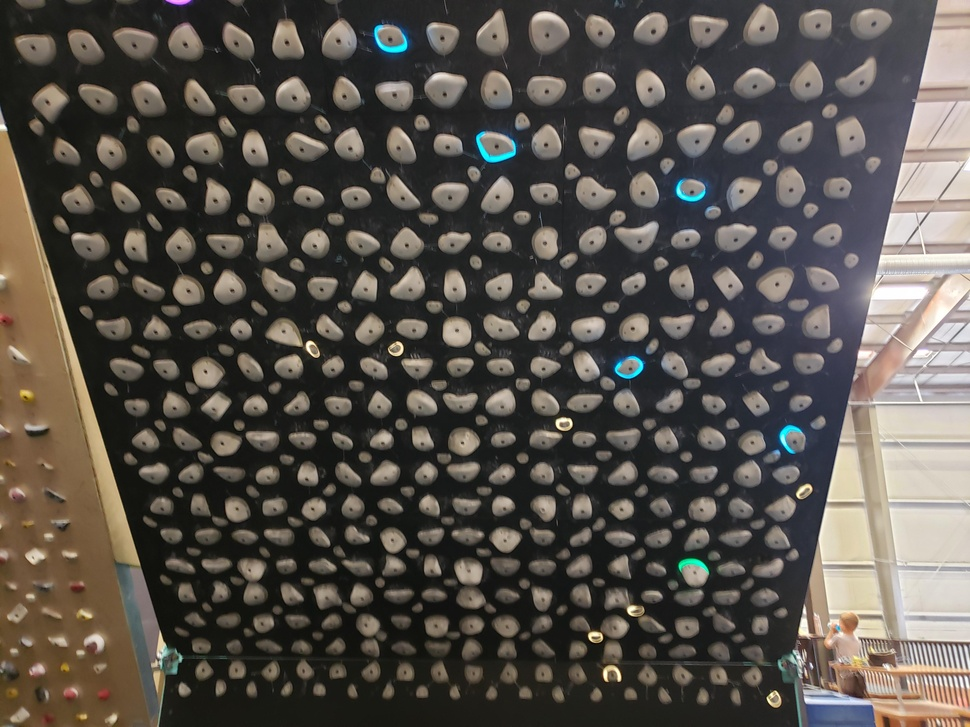
#> input picture OG_pictures/kilter_board.jpeg, 970 x 727 px, shrunk from 4032 x 3024 before the run, found by its file name
$ jupyter execute climbing_app_project.ipynb
#> lines starting #> are read from the running program, lines starting #| are printed output that depends on the picture; after the words box and inside, x2 and y2 are one past the last pixel; in counts of white or black regions, pixels touching at a corner belong together
[cell 1]
# libraries we need
import numpy as np
import cv2
from matplotlib import pyplot as plt

[cell 2]
def mask(path='./climbing_app_project/kilter_board_setting.jpeg'):
    # Python program to transform an image using
    # threshold.
    # Image operation using thresholding
#> called with path = './climbing_app_project/kilter_board.jpeg'
    img = cv2.imread(path)
#> img is the input picture: shape (727, 970, 3); mean B, G, R 75.2, 81.4, 86.6

    gray = cv2.cvtColor(img, cv2.COLOR_BGR2GRAY)
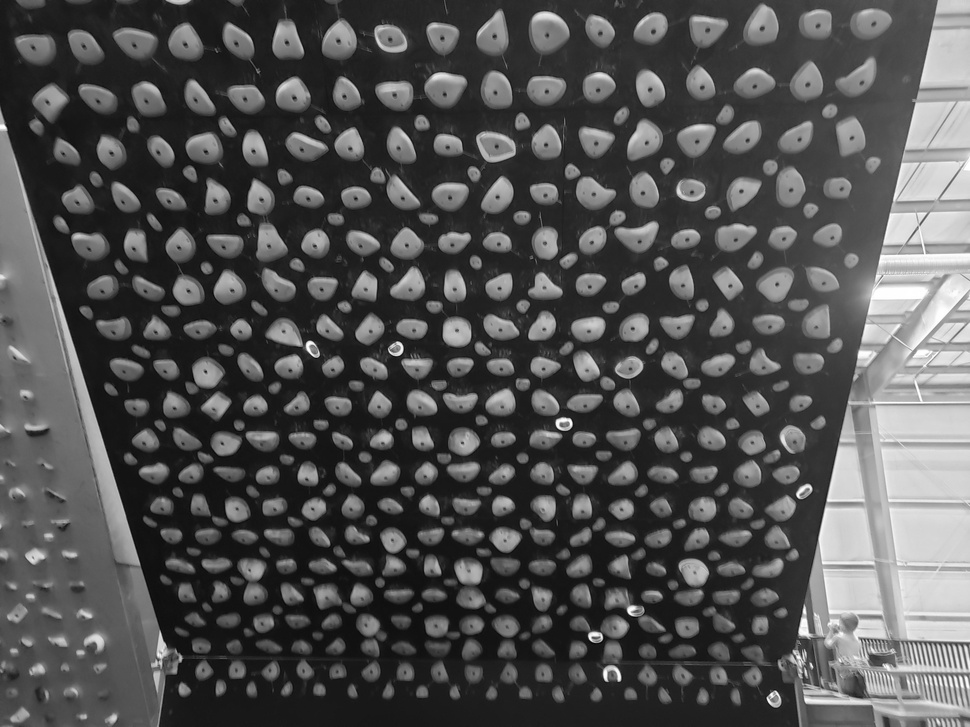
#> gray: shape (727, 970); min 2, max 255, mean 82.2

    ret, thresh = cv2.threshold(gray, 0, 255,
                                cv2.THRESH_BINARY_INV +
                                cv2.THRESH_OTSU)
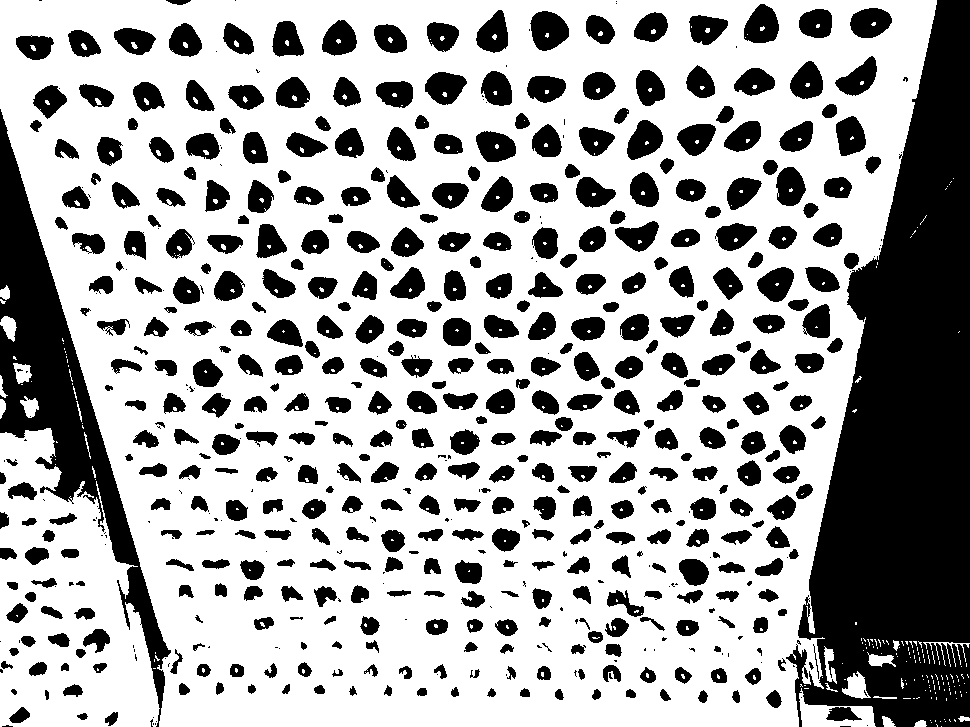
#> thresh: shape (727, 970); 66.7% white; 594 black regions (142 under 20 px), largest, box (x1, y1, x2, y2) and area: (786, 0, 970, 727) 78171, (0, 109, 171, 727) 22578, (530, 11, 569, 51) 1140
#> ret = 100

    # Noise removal using Morphological
    # closing operation
    kernel = np.ones((3, 3), np.uint8)
    closing = cv2.morphologyEx(thresh, cv2.MORPH_CLOSE,
                                kernel, iterations = 2)
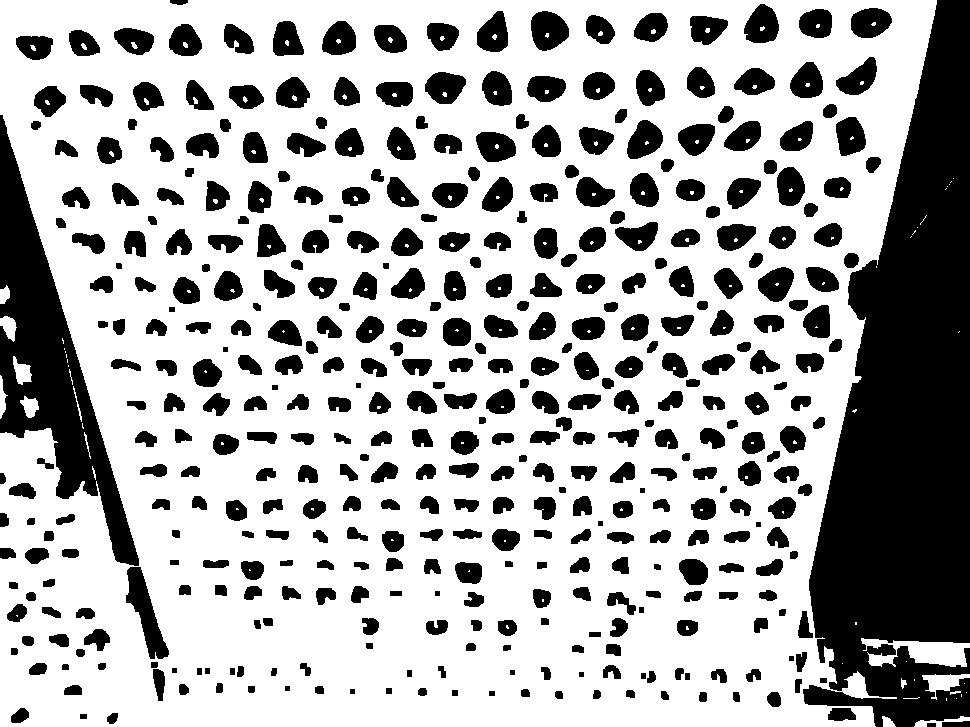
#> closing: shape (727, 970); 68.6% white; 424 black regions, largest, box (x1, y1, x2, y2) and area: (803, 0, 970, 727) 75107, (0, 115, 139, 566) 19814, (126, 567, 169, 659) 1648

    # Background area using Dilation
    bg = cv2.dilate(closing, kernel, iterations = 1)
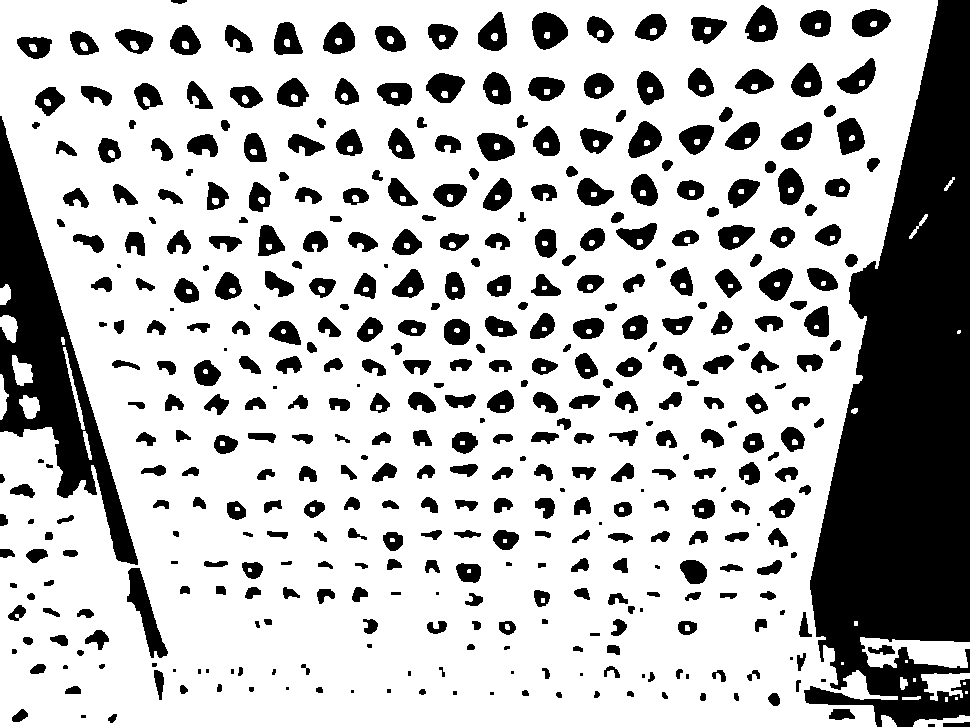
#> bg: shape (727, 970); 73.8% white; 427 black regions (35 under 20 px), largest, box (x1, y1, x2, y2) and area: (804, 0, 970, 727) 72517, (0, 116, 138, 565) 18119, (127, 568, 168, 658) 1364

    # Finding foreground area
    dist_transform = cv2.distanceTransform(closing, cv2.DIST_L2, 0)
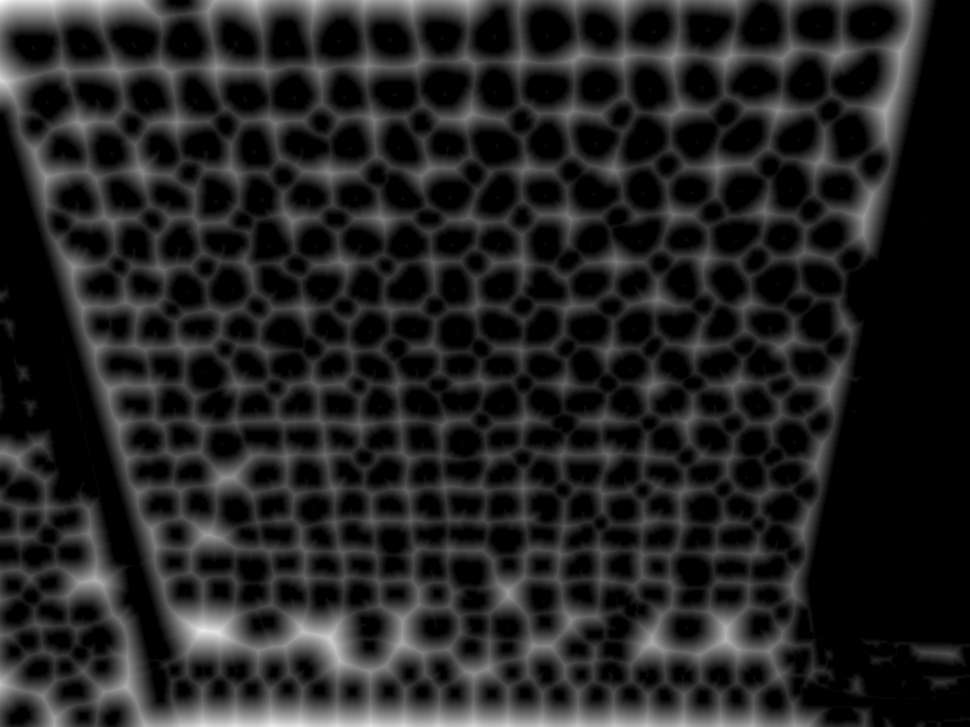
#> dist_transform: shape (727, 970) float32; min 0, max 41.15, mean 5.7; drawn with min black and max white
    ret, fg = cv2.threshold(dist_transform, 0.02
                            * dist_transform.max(), 255, 0)
#> ret = 0.823
    # save image
    cv2.imwrite('./climbing_app_project/foreground.jpeg', fg)

    # show image
    cv2.imshow('image', fg)
    if cv2.waitKey(0) & 0xFF == ord('q'):
#> (key q is pressed here)
        cv2.destroyAllWindows()

[cell 3]
mask('./climbing_app_project/kilter_board.jpeg')

[cell 4]
def contour_recognition(path='./climbing_app_project/foreground.jpeg'):
    # Python code to find the co-ordinates of
    # the contours detected in an image.
    # inputs: path to picture
    # outputs: picture with recognized shapes/contours

    # Reading image
#> called with path = './climbing_app_project/foreground.jpeg'
    font = cv2.FONT_HERSHEY_COMPLEX
    img2 = cv2.imread(path, cv2.IMREAD_COLOR)
#> img2: shape (727, 970, 3); min 0, max 255, mean 174.9

    # Reading same image in another
    # variable and converting to gray scale.
    img = cv2.imread(path, cv2.IMREAD_GRAYSCALE)
#> img: shape (727, 970); min 0, max 255, mean 174.9

    # Converting image to a binary image
    # ( black and white only image).
    _, threshold = cv2.threshold(img, 110, 255, cv2.THRESH_BINARY_INV)
#> threshold: shape (727, 970); 31.4% white; 424 white regions

    # Detecting contours in image.
    contours, _= cv2.findContours(threshold, cv2.RETR_TREE,
                                   cv2.CHAIN_APPROX_SIMPLE)
#> contours = 594 contours, 130 with area under 20; largest, box (x1, y1, x2, y2) and area: (803, 0, 970, 727) 74006, (0, 115, 139, 566) 19979, (126, 567, 169, 659) 1534, (531, 11, 569, 51) 1099, (744, 4, 779, 43) 956

    # Going through every contours found in the image.
    for cnt in contours :

        approx = cv2.approxPolyDP(cnt, 0.009 * cv2.arcLength(cnt, True), True)

        # draws boundary of contours.
        cv2.drawContours(img2, [approx], 0, (0, 0, 255), 5)

        # Used to flatted the array containing
        # the co-ordinates of the vertices.
        n = approx.ravel()
#> this loop made 594 passes
#> n on passes 1 to 3: [927, 723, 927, 726, 935, 726, 935, 723], [969, 721, 963, 721, 962, 722, 942, 722, 942, 726, 969, 726], [80, 714, 80, 718, 86, 718, 86, 714]
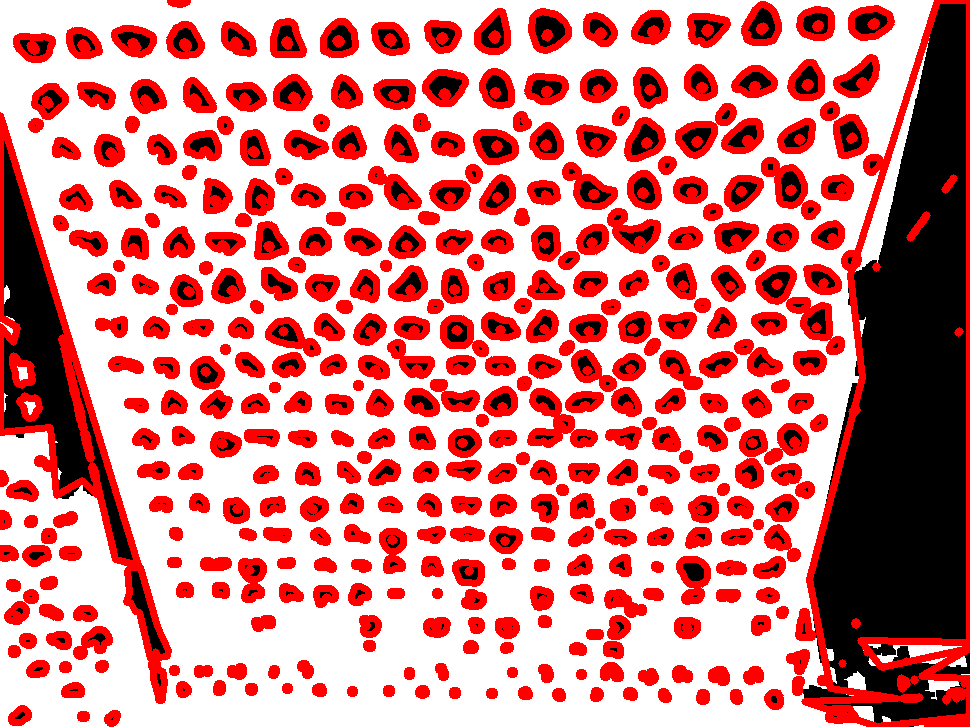
#> img2: shape (727, 970, 3); mean B, G, R 140.4, 140.4, 213.5

    # save image
    cv2.imwrite('./climbing_app_project/contours.jpeg', img2)

    # Showing the final image.
    cv2.imshow('Contour outlines recognized', img2)

    # Exiting the window if 'q' is pressed on the keyboard.
    if cv2.waitKey(0) & 0xFF == ord('q'):
#> (key q is pressed here)
        cv2.destroyAllWindows()
    return contours

[cell 5]
contours = contour_recognition()

[cell 6]
contours
#> Out has the same summary as contours in contour_recognition

$ run again, with bg.jpeg copied over OG_pictures/kilter_board.jpeg
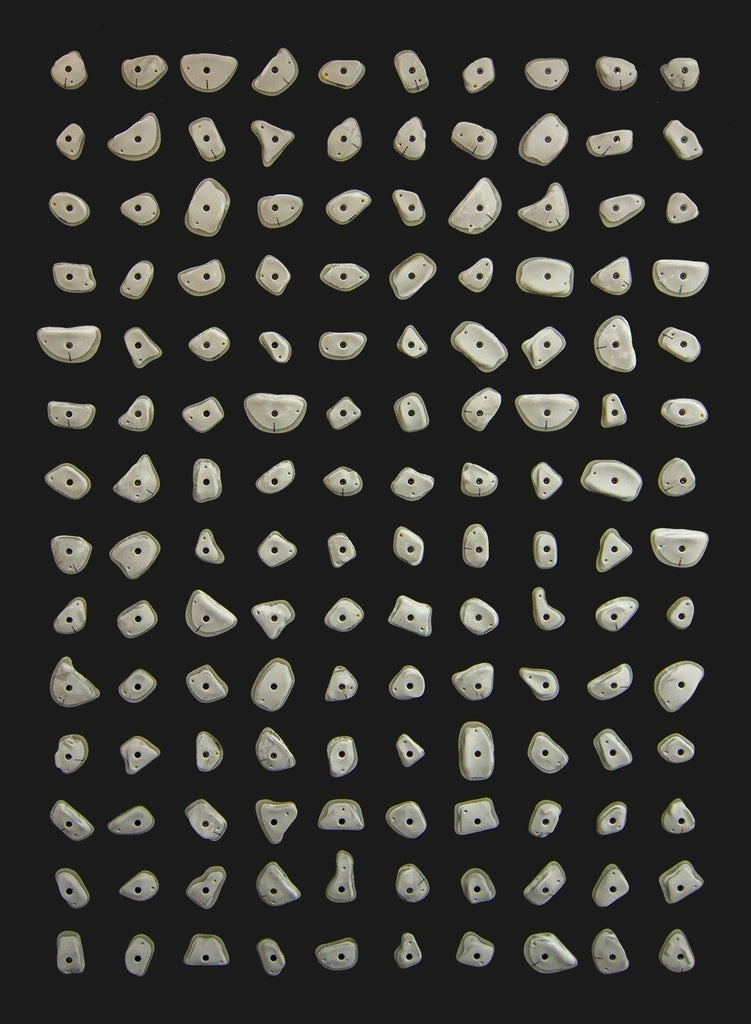
#> input picture bg.jpeg, 751 x 1024 px, found by its file name
#> in mask, img is the input picture: shape (1024, 751, 3); mean B, G, R 49.8, 53.4, 53.8
#> in mask, `ret, thresh = cv2.threshold(gray, 0, 255, cv2.THRESH_BINARY_INV + cv2...`:
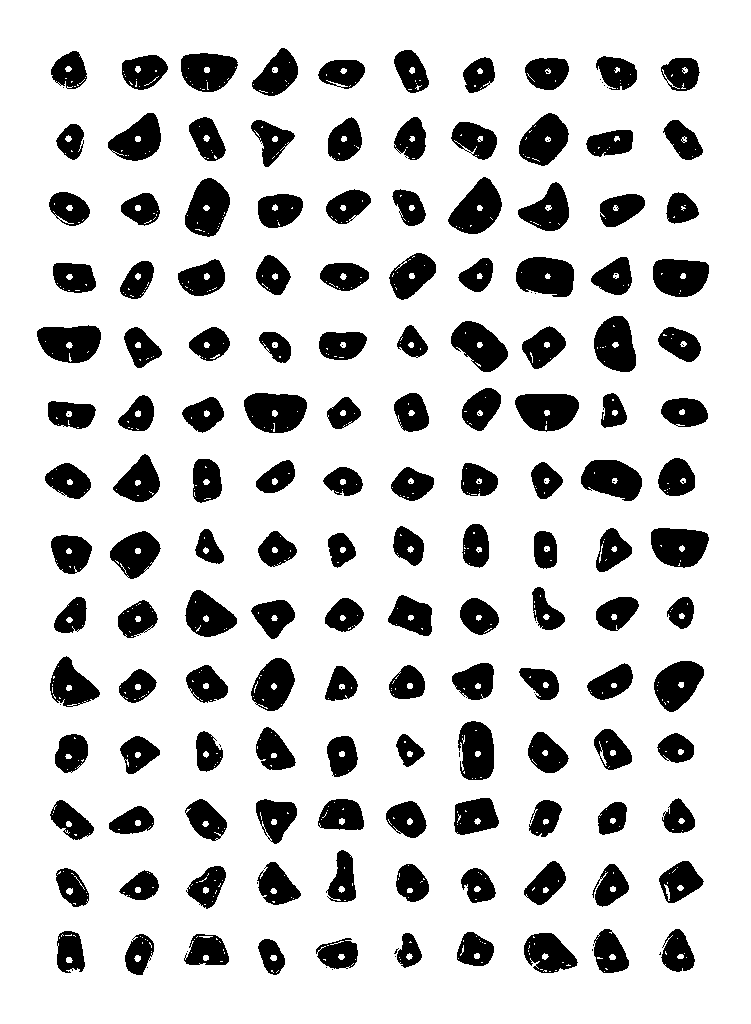
#> thresh: shape (1024, 751); 80.9% white; 180 black regions (40 under 20 px), largest, box (x1, y1, x2, y2) and area: (244, 393, 307, 433) 1971, (515, 394, 579, 432) 1874, (448, 177, 502, 234) 1872
#> in mask, `ret, thresh = cv2.threshold(gray, 0, 255, cv2.THRESH_BINARY_INV + cv2...`: ret = 93
#> closing: shape (1024, 751); 81.9% white; 140 black regions, largest, box (x1, y1, x2, y2) and area: (244, 393, 307, 433) 1931, (515, 394, 579, 431) 1870, (516, 257, 574, 297) 1841
#> bg: shape (1024, 751); 85.4% white; 140 black regions, largest, box (x1, y1, x2, y2) and area: (245, 394, 306, 432) 1655, (516, 395, 578, 430) 1624, (517, 258, 573, 296) 1613
#> fg: shape (1024, 751) float32; 78.5% white; 140 black regions, largest, box (x1, y1, x2, y2) and area: (243, 392, 308, 434) 2186, (514, 393, 580, 432) 2111, (36, 325, 102, 364) 2092
#> in mask, `ret, fg = cv2.threshold(dist_transform, 0.02 * dist_transform.max(), 2..`: ret = 1.65
#> img: shape (1024, 751)
#> threshold: shape (1024, 751); 21.5% white; 140 white regions
#> in contour_recognition, `contours, _= cv2.findContours(threshold, cv2.RETR_TREE, cv2.CHAIN_APPR..`: contours = 279 contours, 138 with area under 20; largest, box (x1, y1, x2, y2) and area: (243, 392, 308, 434) 2110, (514, 393, 580, 432) 2040, (36, 325, 102, 364) 2016, (448, 177, 503, 235) 2004, (515, 256, 575, 298) 1984
#> the loop in contour_recognition, `for cnt in contours : ` made 279 passes
#> n on passes 19, 25, 35: [612, 954, 615, 957, 613, 959, 611, 959, 610, 958, 610, 956], [477, 886, 479, 888, 479, 889, 477, 891, 476, 891, 474, 889], [273, 888, 276, 891, 274, 893, 273, 893, 271, 891, 271, 890]
#> after the loop in contour_recognition, `for cnt in contours :`:
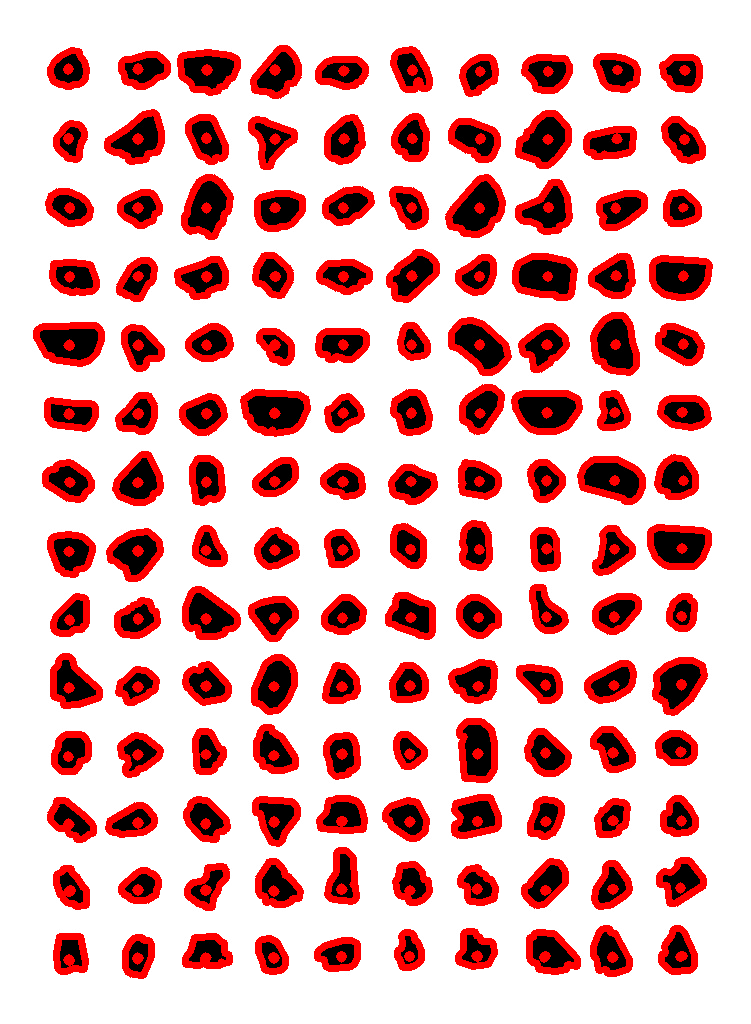
#> img2: shape (1024, 751, 3); mean B, G, R 180.8, 180.8, 226.2
#> Out has the same summary as contours in contour_recognition
